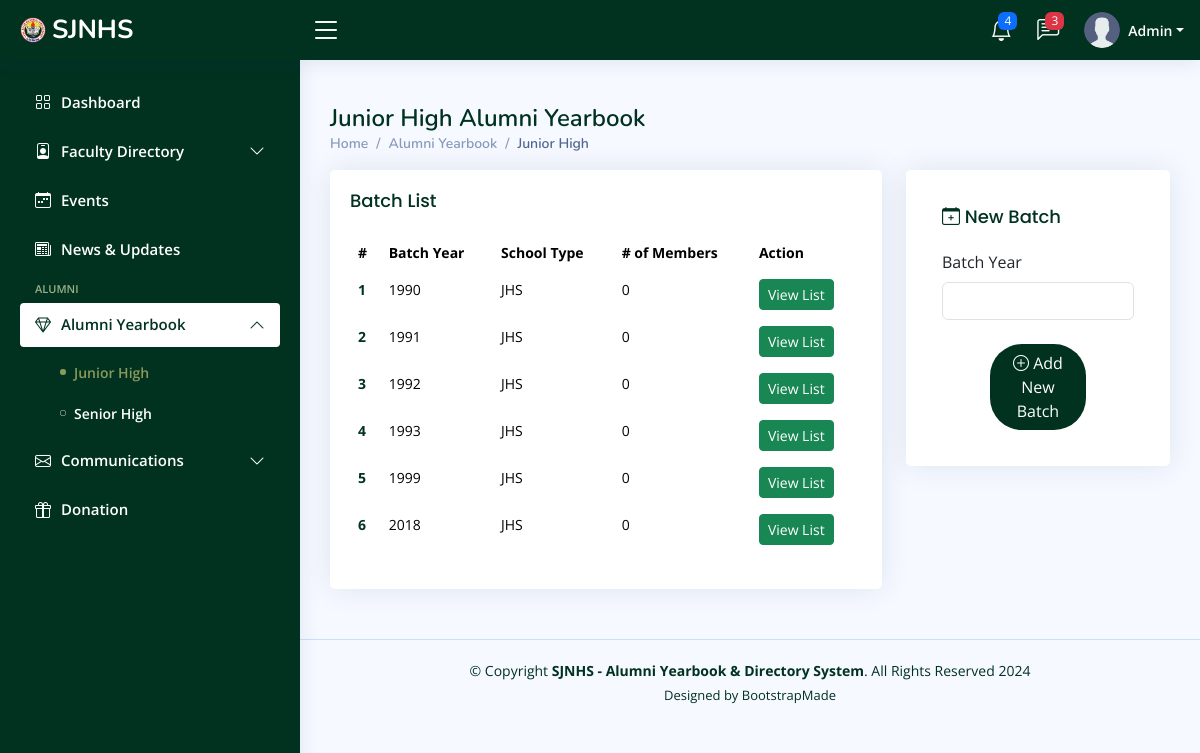
Page /admin/juniorhs-alumni.php (signed in) on the committed database.
### tables this page shows
CREATE TABLE `batchyear` (
  `id` int(11) NOT NULL,
  `batch_year` year(4) NOT NULL,
  `hs_type` varchar(50) NOT NULL,
  `date_created` date NOT NULL DEFAULT current_timestamp()
);

### admin/juniorhs-alumni.php (the view, shortened to what this page needs)
<?php
include_once 'includes/header.php';
include_once 'includes/conn.php';
?>
<aside id="sidebar" class="sidebar">
    <ul class="sidebar-nav" id="sidebar-nav">
        <li class="nav-item">
            <a class="nav-link collapsed" href="dashboard.php">
                <i class="bi bi-grid"></i>
                <span>Dashboard</span>
            </a>
        </li>
        <li class="nav-item">
            <a class="nav-link collapsed" data-bs-target="#faculty-nav" data-bs-toggle="collapse" href="#">
                <i class="bi bi-person-badge"></i><span>Faculty Directory</span><i
                    class="bi bi-chevron-down ms-auto"></i>
            </a>
        </li>
        <li class="nav-item">
            <a class="nav-link collapsed" href="events.php">
                <i class="bi bi-calendar-week"></i>
                <span>Events</span>
            </a>
        </li>
        <li class="nav-item">
            <a class="nav-link collapsed" href="news-and-updates.php">
                <i class="bi bi-newspaper"></i>
                <span>News &amp; Updates</span>
            </a>
        </li>
        <li class="nav-heading">Alumni</li>
        <li class="nav-item">
            <a class="nav-link" data-bs-target="#alumni-nav" data-bs-toggle="collapse" href="#">
                <i class="bi bi-gem"></i><span>Alumni Yearbook</span><i class="bi bi-chevron-down ms-auto"></i>
            </a>
            <ul id="alumni-nav" class="nav-content collapse show" data-bs-parent="#sidebar-nav">
                <li>
                    <a href="juniorhs-alumni.php" class="active">
                        <i class="bi bi-circle"></i><span>Junior High</span>
                    </a>
                </li>
                <li>
                    <a href="seniorhs-alumni.php">
                        <i class="bi bi-circle"></i><span>Senior High</span>
                    </a>
                </li>
            </ul>
        </li>
        <li class="nav-item">
            <a class="nav-link collapsed" data-bs-target="#comms-nav" data-bs-toggle="collapse" href="#">
                <i class="bi bi-envelope"></i><span>Communications</span><i class="bi bi-chevron-down ms-auto"></i>
            </a>
        </li>
        <li class="nav-item">
            <a class="nav-link collapsed" href="pages-error-404.html">
                <i class="bi bi-gift"></i>
                <span>Donation</span>
            </a>
        </li>
    </ul>
</aside>
<main id="main" class="main">
    <div class="pagetitle">
        <h1>Junior High Alumni Yearbook</h1>
        <nav>
            <ol class="breadcrumb">
                <li class="breadcrumb-item"><a href="dashboard.php">Home</a></li>
                <li class="breadcrumb-item">Alumni Yearbook</li>
                <li class="breadcrumb-item active">Junior High</li>
            </ol>
        </nav>
    </div>
    <section class="section dashboard">
        <div class="row">
            <div class="col-lg-8">
                <div class="row">
                    <div class="col-12">
                        <div class="card batch-list overflow-auto">
                            <div class="card-body">
                                <h5 class="card-title">Batch List</h5>
                                <table class="table table-borderless datatable">
                                    <thead>
                                        <tr>
                                            <th scope="col">#</th>
                                            <th scope="col">Batch Year</th>
                                            <th scope="col">School Type</th>
                                            <th scope="col"># of Members</th>
                                            <th scope="col">Action</th>
                                        </tr>
                                    </thead>
                                    <tbody>
                                        <?php
                                        $sql = "SELECT * FROM batchyear WHERE `hs_type` = 'JHS' ORDER BY batch_year ASC";
                                        $result = mysqli_query($conn, $sql);
                                        $count = 1;
                                        while ($row = mysqli_fetch_assoc($result)) {
                                            echo "<tr>";
                                            echo "<th scope='row'><a href='#'>$count</a></th>";
                                            echo "<td>{$row['batch_year']}</td>";
                                            echo "<td>{$row['hs_type']}</td>";
                                            echo "<td>0</td>";
                                            echo "<td><a href='alumni-jhs-view.php?batch={$row['batch_year']}' class='btn btn-sm btn-success text-white'>View List</a></td>";
                                            echo "</tr>";
                                            $count++;
                                        }
                                        ?>
                                    </tbody>
                                </table>
                            </div>
                        </div>
                    </div>
                </div>
            </div>
            <div class="col-lg-4">
                <div class="card">
                    <div class="card-body m-3">
                        <h5 class="card-title"><i class="bi bi-calendar-plus"></i> New Batch</h5>
                        <form action="code.php" method="POST">
                            <div class="col-12 mt-2">
                                <label for="batchyear" class="form-label">Batch Year</label>
                                <input type="text" name="batchyear" class="form-control" id="batchyear" required>
                            </div>
                            <div class="d-grid gap-2 col-6 mx-auto mt-4">
                                <button class="btn rounded-5 w-100 text-white" type="submit"
                                    style="background-color: #013220;" name="addNewJHSBatch"><i
                                        class="bi bi-plus-circle"></i> Add New Batch</button>
                            </div>
                        </form>
                    </div>
                </div>
            </div>
        </div>
    </section>
</main>
<?php
include_once 'includes/footer.php';
?>

### admin/assets/css/style.css (style rules this page uses)
:root { scroll-behavior: smooth; }
body { font-family: "Open Sans", sans-serif; background: #f6f9ff; color: #444444; }
a { color: #013220; text-decoration: none; }
h1, h2, h3, h4, h5, h6 { font-family: "Nunito", sans-serif; }
#main { margin-top: 60px; padding: 20px 30px; transition: all 0.3s; }
.pagetitle { margin-bottom: 10px; }
.pagetitle h1 { font-size: 24px; margin-bottom: 0; font-weight: 600; color: #013220; }
.card { margin-bottom: 30px; border: none; border-radius: 5px; box-shadow: 0px 0 30px rgba(1, 41, 112, 0.1); }
.card-title { padding: 20px 0 15px 0; font-size: 18px; font-weight: 500; color: #013220; font-family: "Poppins", sans-serif; }
.card-body { padding: 0 20px 20px 20px; }
.breadcrumb { font-size: 14px; font-family: "Nunito", sans-serif; color: #899bbd; font-weight: 600; }
.breadcrumb a { color: #899bbd; transition: 0.3s; }
.breadcrumb .breadcrumb-item::before { color: #899bbd; }
.breadcrumb .active { color: #51678f; font-weight: 600; }
.sidebar { position: fixed; top: 60px; left: 0; bottom: 0; width: 300px; z-index: 996; transition: all 0.3s; padding: 20px; overflow-y: auto; scrollbar-width: thin; scrollbar-color: #aab7cf transparent; box-shadow: 0px 0px 20px rgba(1, 41, 112, 0.1); background-color: #013220; }
@media (min-width: 1200px) { #main, #footer { margin-left: 300px; } }
.sidebar-nav { padding: 0; margin: 0; list-style: none; }
.sidebar-nav li { padding: 0; margin: 0; list-style: none; }
.sidebar-nav .nav-item { margin-bottom: 5px; }
.sidebar-nav .nav-heading { font-size: 11px; text-transform: uppercase; color: #9CAF88; font-weight: 600; margin: 10px 0 5px 15px; }
.sidebar-nav .nav-link { display: flex; align-items: center; font-size: 15px; font-weight: 600; color: #013220; transition: 0.3; background: #fff; padding: 10px 15px; border-radius: 4px; }
.sidebar-nav .nav-link i { font-size: 16px; margin-right: 10px; color: #013220; }
.sidebar-nav .nav-link.collapsed { color: #fff; background: #013220; }
.sidebar-nav .nav-link.collapsed i { color: #fff; }
.sidebar-nav .nav-link .bi-chevron-down { margin-right: 0; transition: transform 0.2s ease-in-out; }
.sidebar-nav .nav-link:not(.collapsed) .bi-chevron-down { transform: rotate(180deg); }
.sidebar-nav .nav-content { padding: 5px 0 0 0; margin: 0; list-style: none; }
.sidebar-nav .nav-content a { display: flex; align-items: center; font-size: 14px; font-weight: 600; color: #fff; transition: 0.3; padding: 10px 0 10px 40px; transition: 0.3s; }
.sidebar-nav .nav-content a i { font-size: 6px; margin-right: 8px; line-height: 0; border-radius: 50%; }
.sidebar-nav .nav-content a:hover, .sidebar-nav .nav-content a.active { color: #8A9A5B; }
.sidebar-nav .nav-content a.active i { background-color: #8A9A5B; }
.dashboard .batch-list { font-size: 14px; }
.dashboard .batch-list .table thead { background: #f6f6fe; }
.dashboard .batch-list .table thead th { border: 0; }

### rows in the picture
batchyear: batch_year "1990", hs_type "JHS"
batchyear: batch_year "1991", hs_type "JHS"
batchyear: batch_year "1992", hs_type "JHS"
batchyear: batch_year "1993", hs_type "JHS"
batchyear: batch_year "1999", hs_type "JHS"
batchyear: batch_year "2018", hs_type "JHS"
